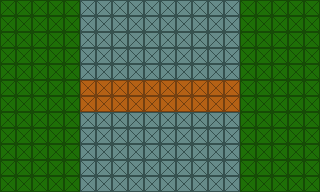

Tiled map render using the project's own tile images. Description and the whole map definition, tile-layer contents included, below:
An orthogonal 20x12 tile map with 16x16 px tiles, 1 tile layer (Tile Layer 1).

<map version="1.10" tiledversion="1.11.0" orientation="orthogonal" renderorder="right-down" width="20" height="12" tilewidth="16" tileheight="16" infinite="0" nextlayerid="2" nextobjectid="1">
 <tileset firstgid="1" source="../../tileset/Mind_the_Gap.tsx" />
 <layer id="1" name="Tile Layer 1" width="20" height="12">
  <data encoding="csv">
1,1,1,1,1,2,2,2,2,2,2,2,2,2,2,1,1,1,1,1,
1,1,1,1,1,2,2,2,2,2,2,2,2,2,2,1,1,1,1,1,
1,1,1,1,1,2,2,2,2,2,2,2,2,2,2,1,1,1,1,1,
1,1,1,1,1,2,2,2,2,2,2,2,2,2,2,1,1,1,1,1,
1,1,1,1,1,2,2,2,2,2,2,2,2,2,2,1,1,1,1,1,
1,1,1,1,1,3,3,3,3,3,3,3,3,3,3,1,1,1,1,1,
1,1,1,1,1,3,3,3,3,3,3,3,3,3,3,1,1,1,1,1,
1,1,1,1,1,2,2,2,2,2,2,2,2,2,2,1,1,1,1,1,
1,1,1,1,1,2,2,2,2,2,2,2,2,2,2,1,1,1,1,1,
1,1,1,1,1,2,2,2,2,2,2,2,2,2,2,1,1,1,1,1,
1,1,1,1,1,2,2,2,2,2,2,2,2,2,2,1,1,1,1,1,
1,1,1,1,1,2,2,2,2,2,2,2,2,2,2,1,1,1,1,1
</data>
 </layer>
</map>
